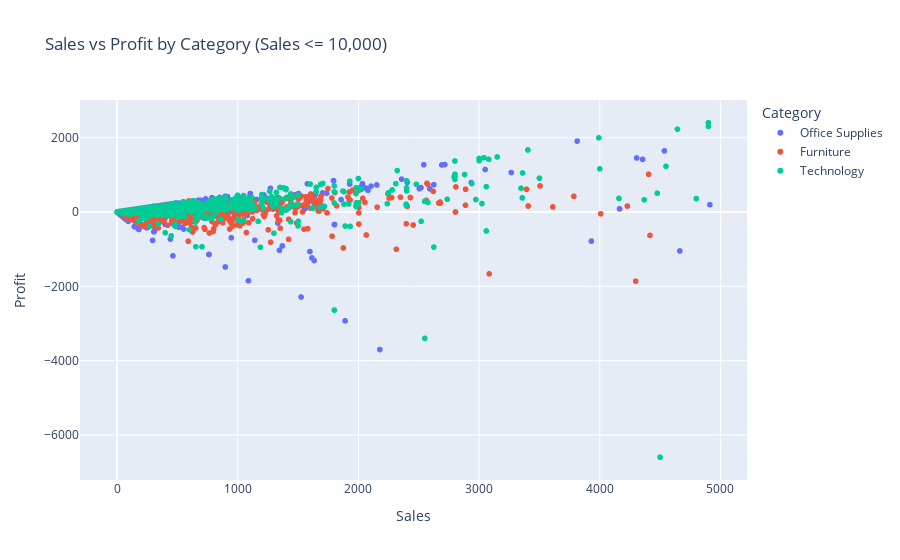

The cell this chart's notebook holds for it:
### Code cell
# Load the data from the Excel file
df = pd.read_excel(assets.DATA24_WK28)

# Filter the data to only include sales <= 10,000
df_filtered = df[df['Sales'] <= 5000]

# Create a scatter plot with sales on the x-axis, profits on the y-axis, and color by category
fig = px.scatter(df_filtered, x='Sales', y='Profit', color='Category', title='Sales vs Profit by Category (Sales <= 10,000)')

# Show the plot
fig.show()

### Figure 1 — Plotly figure (JSON) as saved in the notebook; plotly's stock layout.template omitted (floating-point values rounded to 4 significant figures; data arrays with more than 128 entries replaced by an {"elided": "..."} marker saying what was removed)
{"data": [{"hovertemplate": "Category=Office Supplies<br>Sales=%{x}<br>Profit=%{y}<extra></extra>", "legendgroup": "Office Supplies", "marker": {"color": "#636efa", "symbol": "circle"}, "mode": "markers", "name": "Office Supplies", "showlegend": true, "type": "scattergl", "x": {"elided": "6121 float values"}, "xaxis": "x", "y": {"elided": "6121 float values"}, "yaxis": "y"}, {"hovertemplate": "Category=Furniture<br>Sales=%{x}<br>Profit=%{y}<extra></extra>", "legendgroup": "Furniture", "marker": {"color": "#EF553B", "symbol": "circle"}, "mode": "markers", "name": "Furniture", "showlegend": true, "type": "scattergl", "x": {"elided": "2201 float values"}, "xaxis": "x", "y": {"elided": "2201 float values"}, "yaxis": "y"}, {"hovertemplate": "Category=Technology<br>Sales=%{x}<br>Profit=%{y}<extra></extra>", "legendgroup": "Technology", "marker": {"color": "#00cc96", "symbol": "circle"}, "mode": "markers", "name": "Technology", "showlegend": true, "type": "scattergl", "x": {"elided": "1852 float values"}, "xaxis": "x", "y": {"elided": "1852 float values"}, "yaxis": "y"}], "layout": {"legend": {"title": {"text": "Category"}, "tracegroupgap": 0}, "title": {"text": "Sales vs Profit by Category (Sales <= 10,000)"}, "xaxis": {"anchor": "y", "domain": [0, 1], "title": {"text": "Sales"}}, "yaxis": {"anchor": "x", "domain": [0, 1], "title": {"text": "Profit"}}}}
